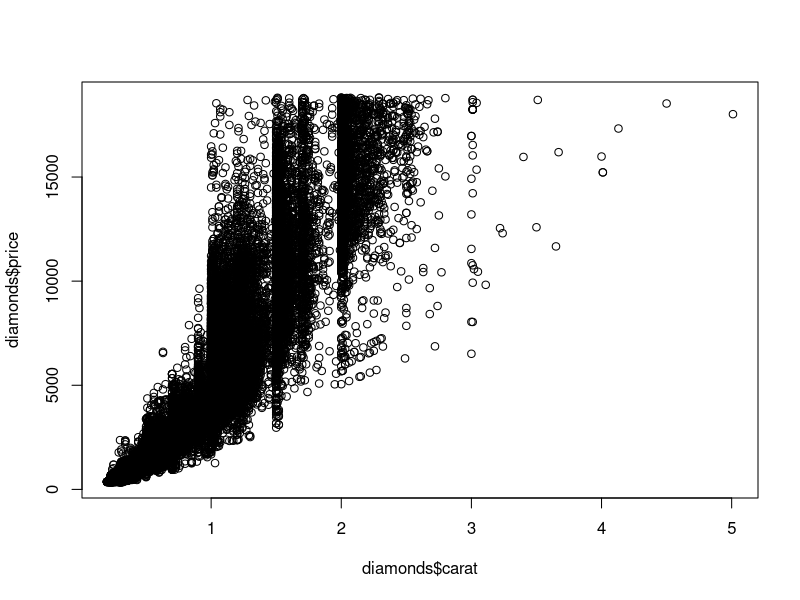
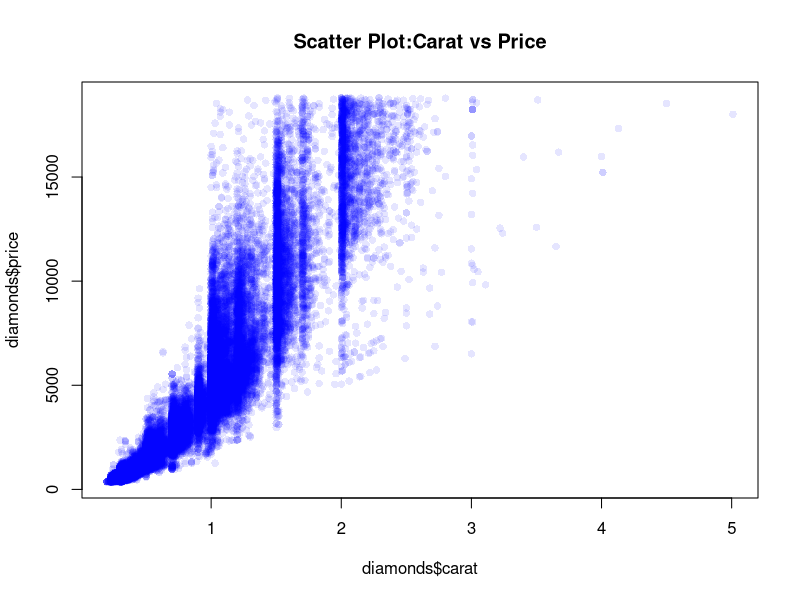
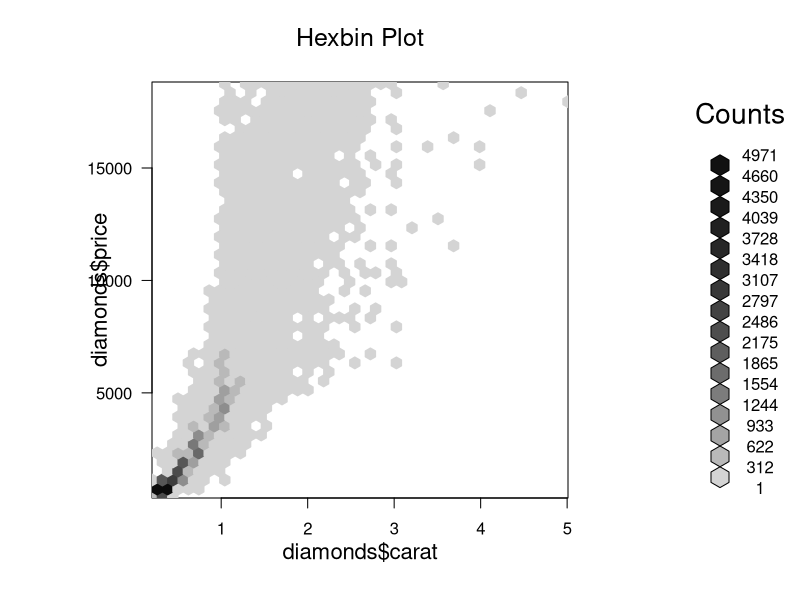
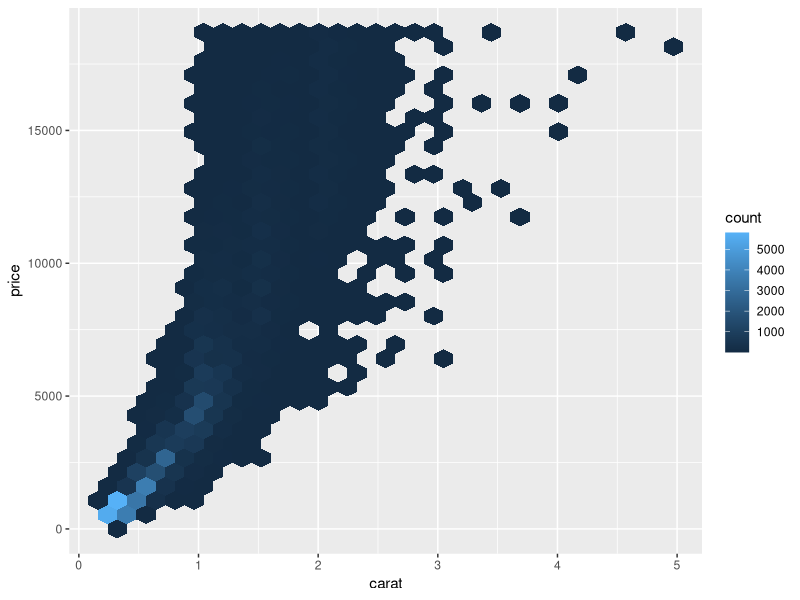

The R script that drew these images, in order:
data(diamonds)
data(package = .packages(all.available=TRUE))
library(ggplot2)
data(diamonds)
str(diamonds)
dim(diamonds)
?diamonds
#BASIC SCATTER
plot(diamonds$carat,diamonds$price)
#IMPROVED SCATTER
plot(diamonds$carat,diamonds$price,col = rgb(0,0,1,0.1),pch = 16,
     main = "Scatter Plot:Carat vs Price")
#HEXBIN USING BASER
install.packages('hexbin')
library(hexbin)
hb <- hexbin(diamonds$carat,diamonds$price,xbins = 40)
plot(hb,main="Hexbin Plot")
#BASIC HEXBIN
ggplot(diamonds,aes(x = carat,y = price))+
  geom_hex()
